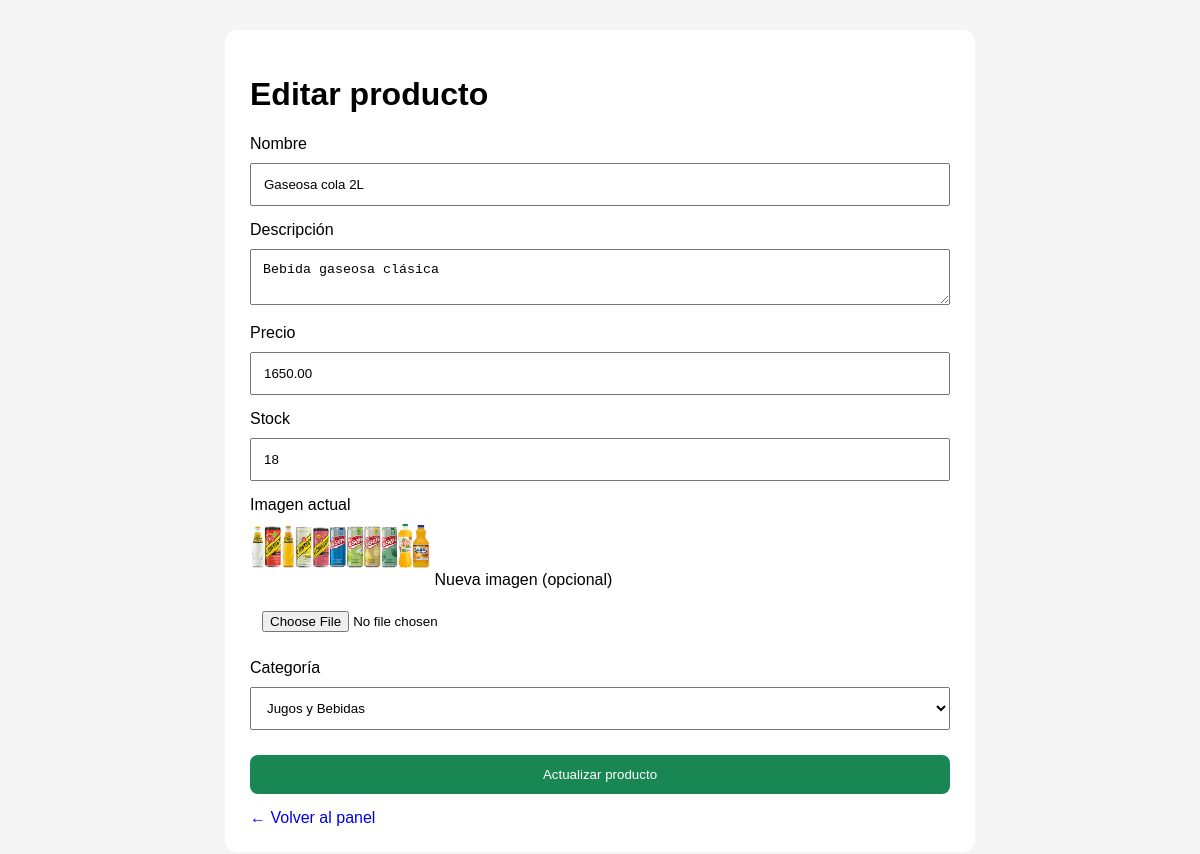
The app's page /editar_producto.php?id=4 (signed in) with its own data.
### tables this page shows
CREATE TABLE productos (
    id INT AUTO_INCREMENT PRIMARY KEY,
    nombre VARCHAR(120) NOT NULL,
    descripcion VARCHAR(255) NOT NULL,
    precio DECIMAL(10,2) NOT NULL,
    stock INT NOT NULL DEFAULT 0,
    ruta_imagen VARCHAR(255) DEFAULT NULL,
    id_categoria INT NOT NULL,
    fecha_creacion TIMESTAMP DEFAULT CURRENT_TIMESTAMP,
    CONSTRAINT fk_productos_categoria
        FOREIGN KEY (id_categoria) REFERENCES categorias(id)
);

CREATE TABLE categorias (
    id INT AUTO_INCREMENT PRIMARY KEY,
    nombre VARCHAR(100) NOT NULL UNIQUE
);

### public/editar_producto.php (the view, shortened to what this page needs)
<?php
require_once __DIR__ . '/../config/conexion.php';
$id = (int)($_GET['id'] ?? 0);
$stmt = $pdo->prepare("SELECT * FROM productos WHERE id = ?");
$stmt->execute([$id]);
$producto = $stmt->fetch(PDO::FETCH_ASSOC);
$categorias = $pdo->query("SELECT * FROM categorias ORDER BY nombre")->fetchAll(PDO::FETCH_ASSOC);
?>
<!DOCTYPE html>
<html lang="es">
<head>
</head>
<body>
<div class="box">
    <h1>Editar producto</h1>
    <form action="actualizar_producto.php" method="POST" enctype="multipart/form-data">
        <label>Nombre</label>
        <input type="text" name="nombre" required value="<?= htmlspecialchars($producto['nombre']) ?>">
        <label>Descripción</label>
        <textarea name="descripcion" required><?= htmlspecialchars($producto['descripcion']) ?></textarea>
        <label>Precio</label>
        <input type="number" step="0.01" name="precio" required value="<?= htmlspecialchars($producto['precio']) ?>">
        <label>Stock</label>
        <input type="number" name="stock" min="0" required value="<?= (int)$producto['stock'] ?>">
        <label>Imagen actual</label><br>
        <?php if (!empty($producto['ruta_imagen'])): ?>
            <img src="<?= htmlspecialchars($producto['ruta_imagen']) ?>" alt="Producto">
        <?php else: ?>
            <p>Sin imagen</p>
        <?php endif; ?>
        <label>Nueva imagen (opcional)</label>
        <input type="file" name="imagen" accept="image/*">
        <label>Categoría</label>
        <select name="id_categoria" required>
            <?php foreach ($categorias as $cat): ?>
                <option value="<?= $cat['id'] ?>" <?= $producto['id_categoria'] == $cat['id'] ? 'selected' : '' ?>>
                    <?= htmlspecialchars($cat['nombre']) ?>
                </option>
            <?php endforeach; ?>
        </select>
        <button type="submit">Actualizar producto</button>
    </form>
    <a href="admin.php">← Volver al panel</a>
</div>
</body>
</html>

### public/editar_producto.php (style rules this page uses)
body { font-family:Arial;background:#f5f5f5 }
.box { max-width:700px;margin:30px auto;background:#fff;padding:25px;border-radius:12px }
input,textarea,select,button { width:100%;padding:12px;margin-top:10px;margin-bottom:15px;box-sizing:border-box }
button { background:#198754;color:#fff;border:none;border-radius:8px;cursor:pointer }
img { max-width:180px;border-radius:10px;margin-bottom:10px }
a { text-decoration:none }

### records on screen
productos: nombre "Gaseosa cola 2L", descripcion "Bebida gaseosa clásica", precio "1650.00", stock "18", ruta_imagen (picture), id_categoria "Jugos y Bebidas"
